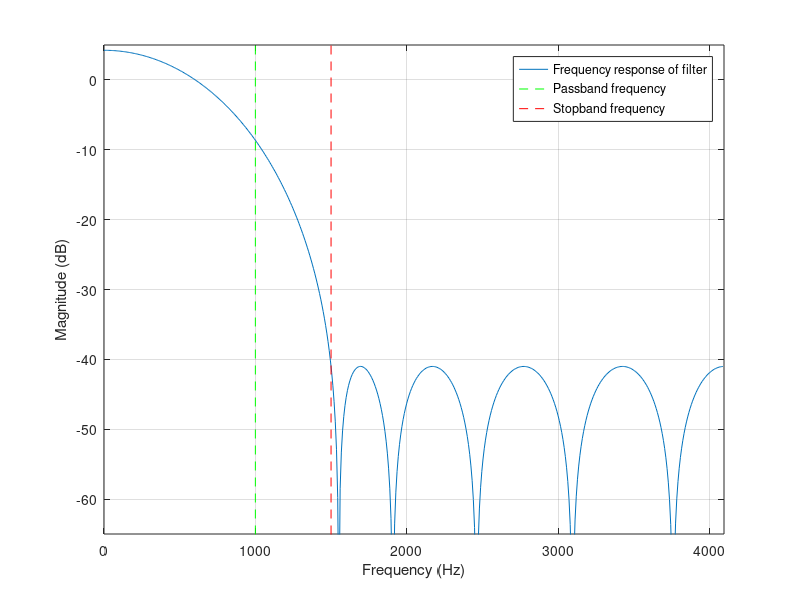

This figure's MATLAB source:

Fs = 8192; % sample frequency
F0 = 1000; % passband frequency
F1 = 1500; % stopband frequency
alpha0 = 10^(-3/20); % max passband ripple (linear units)
alpha1 = 10^(-40/20); % max stopband ripple (linear units)
[N,F,A,W] = firpmord( [F0 F1], [1 0], [alpha0 alpha1], Fs );
h = firpm(N,F,A,W);


[s,w] = freqz(h,1, 512);

close all
plot( (Fs*w)/(2*pi), 20*log10(abs(s)));
legend('Frequency response of filter')
xlim([0,Fs/2]);
y1=get(gca,'ylim');
hold on;

%xticks(0:Fs/8:Fs/2)

l1 = line([F0 F0], y1);
set(l1, 'LineStyle', '--');
set(l1, 'color', 'g');
set(l1, 'DisplayName', 'Passband frequency' )

l2 = line([F1 F1], y1);
set(l2, 'LineStyle', '--');
set(l2, 'color', 'r');
set(l2, 'DisplayName', 'Stopband frequency' );
ylabel('Magnitude (dB)')
xlabel('Frequency (Hz)')
ylim([-65 5]);
grid on;

